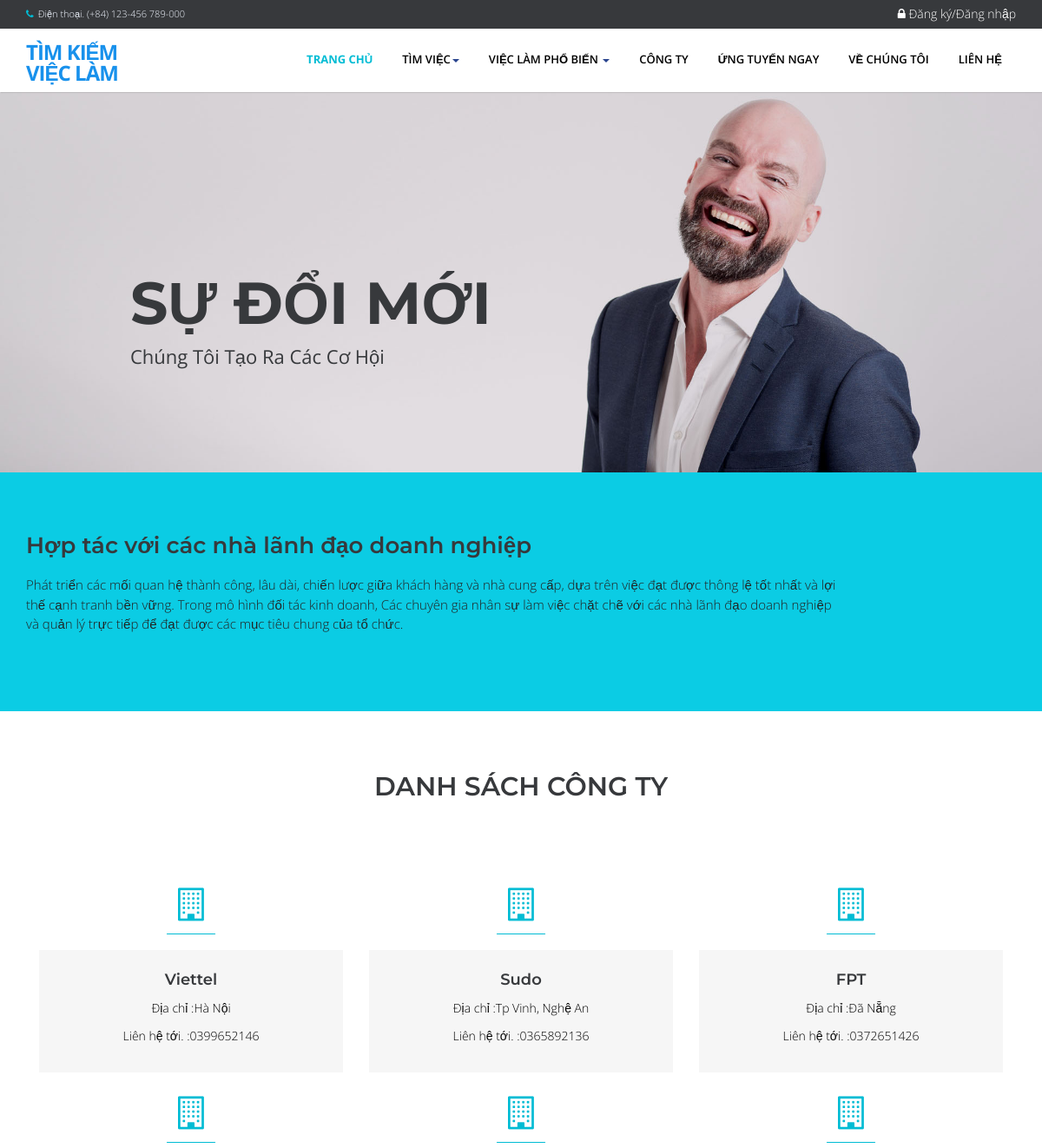
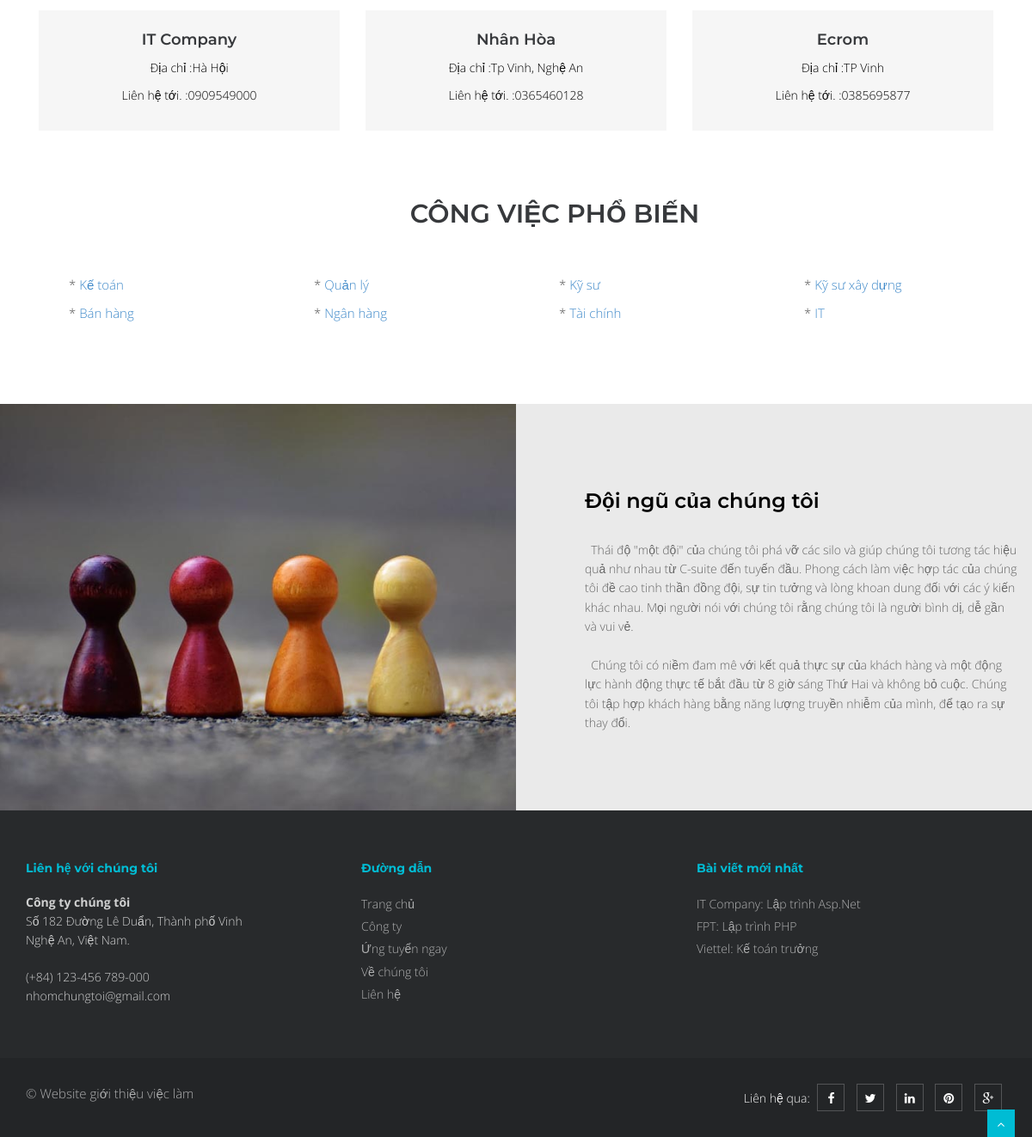
The page / on the database its author committed (2 pictures, top to bottom).
### tables this page shows
CREATE TABLE `tblcompany` (
  `COMPANYID` int(11) NOT NULL,
  `COMPANYNAME` varchar(90) NOT NULL,
  `COMPANYADDRESS` varchar(90) NOT NULL,
  `COMPANYCONTACTNO` varchar(30) NOT NULL,
  `COMPANYSTATUS` varchar(90) NOT NULL,
  `COMPANYMISSION` text NOT NULL
);

CREATE TABLE `tblcategory` (
  `CATEGORYID` int(11) NOT NULL,
  `CATEGORY` varchar(250) NOT NULL
);

CREATE TABLE `tbljob` (
  `JOBID` int(11) NOT NULL,
  `COMPANYID` int(11) NOT NULL,
  `CATEGORY` varchar(250) NOT NULL,
  `OCCUPATIONTITLE` varchar(90) NOT NULL,
  `REQ_NO_EMPLOYEES` int(11) NOT NULL,
  `SALARIES` int(11) NOT NULL,
  `DURATION_EMPLOYEMENT` varchar(90) NOT NULL,
  `QUALIFICATION_WORKEXPERIENCE` text NOT NULL,
  `JOBDESCRIPTION` text NOT NULL,
  `PREFEREDSEX` varchar(30) NOT NULL,
  `SECTOR_VACANCY` text NOT NULL,
  `JOBSTATUS` varchar(90) NOT NULL,
  `DATEPOSTED` datetime NOT NULL
);

### index.php (called while the page is built, shortened)
<?php
require_once("include/initialize.php");
require_once("theme/templates.php");
?>

### include/database.php (called while the page is built, shortened)
<?php
class Database {
	var $sql_string = '';
	private $conn;
	public function open_connection() {
		$this->conn = mysqli_connect(server,user,pass);
		if(!$this->conn){
			echo "Sự cố trong kết nối cơ sở dữ liệu! Liên hệ với quản trị viên!";
			exit();
		}else{
			$db_select = mysqli_select_db($this->conn,database_name);
		}
	}
	function setQuery($sql='') {
		$this->sql_string=$sql;
	}
	function executeQuery() {
		$result = mysqli_query($this->conn,$this->sql_string);
		return $result;
	}
	private function confirm_query($result) {
		return $result;
	}
	function loadResultList( $key='' ) {
		$cur = $this->executeQuery();
		$array = array();
		while ($row = mysqli_fetch_object($cur)) {
			if ($key) {
				$array[$row->$key] = $row;
			} else {
				$array[] = $row;
			}
		}
		return $array;
	}
}
$mydb = new Database();
?>

### home.php (the view, shortened to what this page needs)
<section id="banner">
  <div id="main-slider" class="flexslider">
    <ul class="slides">
      <li>
        <img src="<?php echo web_root; ?>plugins/home-plugins/img/slides/1.jpg" alt="" />
        <div class="flex-caption">
          <h3>Sự đổi mới</h3>
          <p>Chúng tôi tạo ra các cơ hội</p>
        </div>
      </li>
    </ul>
  </div>
</section>
  <section id="call-to-action-2">
    <div class="container">
      <div class="row">
        <div class="col-md-10 col-sm-9">
          <h3>Hợp tác với các nhà lãnh đạo doanh nghiệp</h3>
          <p>Phát triển các mối quan hệ thành công, lâu dài, chiến lược giữa khách hàng và nhà cung cấp,
             dựa trên việc đạt được thông lệ tốt nhất và lợi thế cạnh tranh bền vững. Trong mô hình đối tác kinh doanh,
             Các chuyên gia nhân sự làm việc chặt chẽ với các nhà lãnh đạo doanh nghiệp và quản lý trực tiếp để đạt được các mục tiêu chung của tổ chức.</p>
        </div>
      </div>
    </div>
  </section>
  <section id="content">
    <div class="container">
      <div class="row">
        <div class="col-md-12">
          <div class="aligncenter"><h2 class="aligncenter">Danh sách công ty</h2></div>
          <br/>
        </div>
      </div>
    <?php
      $sql = "SELECT * FROM `tblcompany`";
      $mydb->setQuery($sql);
      $comp = $mydb->loadResultList();
      foreach ($comp as $company ) {
    ?>
    <div class="col-sm-4 info-blocks">
      <i class="icon-info-blocks fa fa-building-o"></i>
      <div class="info-blocks-in">
        <h3><?php echo $company->COMPANYNAME;?></h3>
        <p>Địa chỉ :<?php echo $company->COMPANYADDRESS;?></p>
        <p>Liên hệ tới. :<?php echo $company->COMPANYCONTACTNO;?></p>
      </div>
    </div>
    <?php } ?>
  </div>
  </section>
  <section class="section-padding gray-bg">
    <div class="container">
      <div class="row">
        <div class="col-md-12">
          <div class="section-title text-center">
            <h2 >Công việc phổ biến</h2>
          </div>
        </div>
      </div>
      <div class="row">
        <div class="col-md-12 ">
          <?php
            $sql = "SELECT * FROM `tblcategory`";
            $mydb->setQuery($sql);
            $cur = $mydb->loadResultList();
            foreach ($cur as $result) {
              echo '<div class="col-md-3" style="font-size:15px;padding:5px">* <a href="'.web_root.'index.php?q=category&search='.$result->CATEGORY.'">'.$result->CATEGORY.'</a></div>';
            }
          ?>
        </div>
      </div>
    </div>
  </section>
  <section style="height: 473px" id="content-3-10" class="content-block data-section nopad content-3-10">
  <div style="height: 503px" class="image-container col-sm-6 col-xs-12 pull-left">
    <div class="background-image-holder">
    </div>
  </div>
  <div class="container-fluid">
    <div class="row">
      <div class="col-sm-6 col-sm-offset-6 col-xs-12 content">
        <div class="editContent">
          <h3>Đội ngũ của chúng tôi</h3>
        </div>
        <div class="editContent" style="height:235px;">
          <p>
            &nbsp;&nbsp;Thái độ "một đội" của chúng tôi phá vỡ các silo và giúp chúng tôi tương tác hiệu quả như nhau từ C-suite đến tuyến đầu. Phong cách làm việc hợp tác của chúng tôi đề cao tinh thần đồng đội, sự tin tưởng và lòng khoan dung đối với các ý kiến khác nhau. Mọi người nói với chúng tôi rằng chúng tôi là người bình dị, dễ gần và vui vẻ.<br/><br/>
            &nbsp;&nbsp;Chúng tôi có niềm đam mê với kết quả thực sự của khách hàng và một động lực hành động thực tế bắt đầu từ 8 giờ sáng Thứ Hai và không bỏ cuộc. Chúng tôi tập hợp khách hàng bằng năng lượng truyền nhiễm của mình, để tạo ra sự thay đổi.<br/><br/>
          </p>
        </div>
      </div>
    </div>
  </div>
</section>

### theme/templates.php (shortened to what this page needs)
<!DOCTYPE html>
<html lang="en">
<head>
  <link rel="stylesheet"href="https://maxcdn.bootstrapcdn.com/bootstrap/3.3.7/css/bootstrap.min.css">
  <link href="<?php echo web_root; ?>plugins/home-plugins/css/bootstrap.min.css" rel="stylesheet" />
  <link href="<?php echo web_root; ?>plugins/home-plugins/css/fancybox/jquery.fancybox.css" rel="stylesheet">
  <link href="<?php echo web_root; ?>plugins/home-plugins/css/flexslider.css" rel="stylesheet" />
  <link href="<?php echo web_root; ?>plugins/home-plugins/css/style.css" rel="stylesheet" />
  <link rel="stylesheet" href="<?php echo web_root;?>plugins/font-awesome/css/font-awesome.min.css">
  <link rel="stylesheet" href="<?php echo web_root;?>plugins/dataTables/jquery.dataTables.min.css">
  <link rel="stylesheet" href="<?php echo web_root;?>plugins/dataTables/jquery.dataTables_themeroller.css">
  <link href="<?php echo web_root; ?>plugins/datepicker/bootstrap-datetimepicker.min.css" rel="stylesheet" media="screen">
  <link href="<?php echo web_root; ?>plugins/datepicker/datepicker3.css" rel="stylesheet" media="screen">
</head>
<body>
  <div id="wrapper" class="home-page">
    <header>
      <div class="topbar navbar-fixed-top">
        <div class="container">
          <div class="row">
            <div class="col-md-12">
              <p class="pull-left hidden-xs"><i class="fa fa-phone"></i>Điện thoại. (+84) 123-456 789-000</p>
                <?php if (isset($_SESSION['APPLICANTID'])) {
                  $sql = "SELECT count(*) as 'COUNTNOTIF' FROM `tbljob` ORDER BY `DATEPOSTED` DESC";
                  $mydb->setQuery($sql);
                  $showNotif = $mydb->loadSingleResult();
                  $notif =isset($showNotif->COUNTNOTIF) ? $showNotif->COUNTNOTIF : 0;
                  $applicant = new Applicants();
                  $appl  = $applicant->single_applicant($_SESSION['APPLICANTID']);
                  $sql ="SELECT count(*) as 'COUNT' FROM `tbljobregistration` WHERE `PENDINGAPPLICATION`=0 AND `HVIEW`=0 AND `APPLICANTID`='{$appl->APPLICANTID}'";
                  $mydb->setQuery($sql);
                  $showMsg = $mydb->loadSingleResult();
                  $msg =isset($showMsg->COUNT) ? $showMsg->COUNT : 0;
                  echo ' <p class="pull-right login"><a title="View Notification(s)" href="'.web_root.'applicant/index.php?view=notification"> <i class="fa fa-bell-o"></i> <span class="label label-success">'.$notif.'</span></a> | <a title="View Message(s)" href="'.web_root.'applicant/index.php?view=message"> <i class="fa fa-envelope-o"></i> <span class="label label-success">'.$msg.'</span></a> | <a title="View Profile" href="'.web_root.'applicant/"> <i class="fa fa-user"></i> Chào: '.$appl->LNAME .' </a> | <a href="'.web_root.'logout.php">  <i class="fa fa-sign-out"> </i>Đăng xuất</a> </p>';
                }else { ?>
                  <p class="pull-right login"><a data-target="#myModal" data-toggle="modal" href=""> <i class="fa fa-lock"></i> Đăng ký/Đăng nhập </a></p>
                <?php } ?>
            </div>
          </div>
        </div>
      </div>
      <div style="min-height: 30px;"></div>
      <div class="navbar navbar-default navbar-static-top" >
        <div class="container">
          <div class="navbar-header">
            <a class="navbar-brand" href="<?php echo web_root; ?>index.php">Tìm kiếm <br> việc làm</a>
          </div>
          <div class="navbar-collapse collapse ">
            <ul class="nav navbar-nav">
                <li class="<?php echo !isset($_GET['q'])? 'active' :''?>"><a href="<?php echo web_root; ?>index.php">Trang chủ</a></li>
                <li class="dropdown">
                  <a href="#" data-toggle="dropdown" class="dropdown-toggle">Tìm việc<b class="caret"></b></a>
                </li>
                <li class="dropdown <?php  if(isset($_GET['q'])) { if($_GET['q']=='category'){ echo 'active'; }else{ echo ''; }}  ?>">
                  <a href="#" data-toggle="dropdown" class="dropdown-toggle">Việc làm phổ biến
                    <b class="caret"></b>
                  </a>
                    <?php
                      $sql = "SELECT * FROM `tblcategory` LIMIT 10";
                      $mydb->setQuery($sql);
                    ?>
                </li>
                <li class="<?php  if(isset($_GET['q'])) { if($_GET['q']=='company'){ echo 'active'; }else{ echo ''; }}  ?>"><a href="<?php echo web_root; ?>index.php?q=company">Công ty</a></li>
                <li class="<?php  if(isset($_GET['q'])) { if($_GET['q']=='hiring'){ echo 'active'; }else{ echo ''; }} ?>"><a href="<?php echo web_root; ?>index.php?q=hiring">Ứng tuyển ngay</a></li>
                <li class="<?php  if(isset($_GET['q'])) { if($_GET['q']=='About'){ echo 'active'; }else{ echo ''; }}  ?>"><a href="<?php echo web_root; ?>index.php?q=About">Về chúng tôi</a></li>
                <li class="<?php  if(isset($_GET['q'])) { if($_GET['q']=='Contact'){ echo 'active'; }else{ echo ''; }}  ?>"><a href="<?php echo web_root; ?>index.php?q=Contact">Liên hệ</a></li>
            </ul>
          </div>
        </div>
    </div>
  </header>
  <?php
    require_once $content;
  ?>
  <footer>
  <div class="container">
    <div class="row">
      <div class="col-md-4 col-sm-4">
        <div class="widget">
          <h5 class="widgetheading">Liên hệ với chúng tôi</h5>
          <address>
          <strong>Công ty chúng tôi</strong><br>
          Số 182 Đường Lê Duẩn, Thành phố Vinh<br>
          Nghệ An, Việt Nam.</address>
          <p>
            <i class="icon-phone"></i> (+84) 123-456 789-000 <br>
            <i class="icon-envelope-alt"></i> nhomchungtoi@gmail.com
          </p>
        </div>
      </div>
      <div class="col-md-4 col-sm-4">
        <div class="widget">
          <h5 class="widgetheading">Đường dẫn</h5>
          <ul class="link-list">
            <li><a href="<?php echo web_root; ?>index.php">Trang chủ</a></li>
            <li><a href="<?php echo web_root; ?>index.php?q=company">Công ty</a></li>
            <li><a href="<?php echo web_root; ?>index.php?q=hiring">Ứng tuyển ngay</a></li>
            <li><a href="<?php echo web_root; ?>index.php?q=About">Về chúng tôi</a></li>
            <li><a href="<?php echo web_root; ?>index.php?q=Contact">Liên hệ</a></li>
          </ul>
        </div>
      </div>
      <div class="col-md-4 col-sm-4">
        <div class="widget">
          <h5 class="widgetheading">Bài viết mới nhất</h5>
          <ul class="link-list">
            <?php
                  $sql = "SELECT * FROM `tblcompany` c,`tbljob` j WHERE c.`COMPANYID`=j.`COMPANYID` ORDER BY DATEPOSTED DESC LIMIT 3" ;
                  $mydb->setQuery($sql);
                  $cur = $mydb->loadResultList();
                  foreach ($cur as $result) {
                    echo ' <li><a href="'.web_root.'index.php?q=viewjob&search='.$result->JOBID.'">'.$result->COMPANYNAME . ': '. $result->OCCUPATIONTITLE .'</a></li>';
                  }
              ?>
          </ul>
        </div>
      </div>
    </div>
  </div>
  <div id="sub-footer">
    <div class="container">
      <div class="row">
        <div class="col-lg-6">
          <div class="copyright">
            <p style="font-size: 15px;">
              <span>&copy; Website giới thiệu việc làm
            </p>
          </div>
        </div>
        <div class="col-lg-6">
          <ul class="social-network">
            Liên hệ qua:
            <li><a href="https://www.facebook.com/huyson.2410/" data-placement="top" title="Facebook"><i class="fa fa-facebook"></i></a></li>
            <li><a href="#" data-placement="top" title="Twitter"><i class="fa fa-twitter"></i></a></li>
            <li><a href="#" data-placement="top" title="Linkedin"><i class="fa fa-linkedin"></i></a></li>
            <li><a href="#" data-placement="top" title="Pinterest"><i class="fa fa-pinterest"></i></a></li>
            <li><a href="#" data-placement="top" title="Google plus"><i class="fa fa-google-plus"></i></a></li>
          </ul>
        </div>
      </div>
    </div>
  </div>
  </footer>
</div>
<a href="#" class="scrollup"><i class="fa fa-angle-up active"></i></a>
</body>
</html>

### theme/templates.php (style rules this page uses)
#content { min-height: 400px; color: #000; }
.login a { font-size: 14px; color: #fff; padding:0px; }

### rows shown on the page
tblcompany: COMPANYNAME "Viettel", COMPANYADDRESS "Hà Nội", COMPANYCONTACTNO "0399652146"
tblcompany: COMPANYNAME "Sudo", COMPANYADDRESS "Tp Vinh, Nghệ An", COMPANYCONTACTNO "0365892136"
tblcompany: COMPANYNAME "FPT", COMPANYADDRESS "Đã Nẵng", COMPANYCONTACTNO "0372651426"
tblcompany: COMPANYNAME "IT Company", COMPANYADDRESS "Hà Hội", COMPANYCONTACTNO "0909549000"
tblcompany: COMPANYNAME "Nhân Hòa", COMPANYADDRESS "Tp Vinh, Nghệ An", COMPANYCONTACTNO "0365460128"
tblcompany: COMPANYNAME "Ecrom", COMPANYADDRESS "TP Vinh", COMPANYCONTACTNO "0385695877"
tblcategory: CATEGORY "Kế toán"
tblcategory: CATEGORY "Quản lý"
tblcategory: CATEGORY "Kỹ sư"
tblcategory: CATEGORY "Kỹ sư xây dựng"
tblcategory: CATEGORY "Bán hàng"
tblcategory: CATEGORY "Ngân hàng"
tblcategory: CATEGORY "Tài chính"
tblcategory: CATEGORY "IT"
tbljob: COMPANYID.COMPANYNAME "IT Company", OCCUPATIONTITLE "Lập trình Asp.Net"
tbljob: COMPANYID.COMPANYNAME "FPT", OCCUPATIONTITLE "Lập trình PHP"
tbljob: COMPANYID.COMPANYNAME "Viettel", OCCUPATIONTITLE "Kế toán trưởng"
